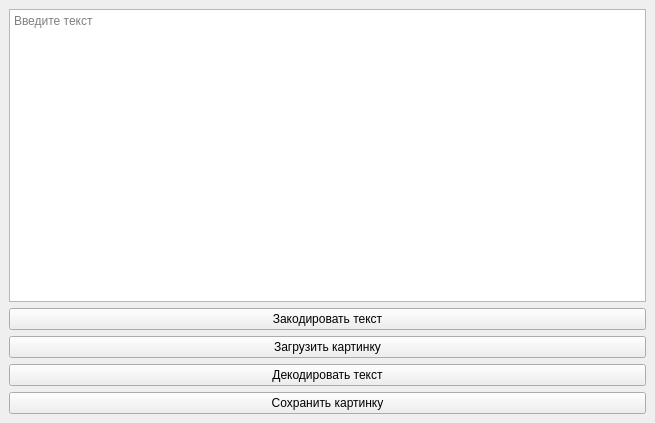
<?xml version="1.0" encoding="UTF-8"?>
<ui version="4.0">
 <class>MainWindow</class>
 <widget class="QMainWindow" name="MainWindow">
  <property name="geometry">
   <rect>
    <x>0</x>
    <y>0</y>
    <width>655</width>
    <height>423</height>
   </rect>
  </property>
  <property name="windowTitle">
   <string>MainWindow</string>
  </property>
  <property name="styleSheet">
   <string notr="true">QPushButton:hover{color: blue; font: bold 10pt;}</string>
  </property>
  <widget class="QWidget" name="centralwidget">
   <layout class="QVBoxLayout" name="verticalLayout">
    <item>
     <widget class="QPlainTextEdit" name="plainTextEdit">
      <property name="cursor" stdset="0">
       <cursorShape>IBeamCursor</cursorShape>
      </property>
      <property name="placeholderText">
       <string>Введите текст</string>
      </property>
     </widget>
    </item>
    <item>
     <widget class="QPushButton" name="pushButton_3">
      <property name="cursor">
       <cursorShape>UpArrowCursor</cursorShape>
      </property>
      <property name="text">
       <string>Закодировать текст</string>
      </property>
     </widget>
    </item>
    <item>
     <widget class="QPushButton" name="pushButton">
      <property name="cursor">
       <cursorShape>UpArrowCursor</cursorShape>
      </property>
      <property name="text">
       <string>Загрузить картинку</string>
      </property>
     </widget>
    </item>
    <item>
     <widget class="QPushButton" name="pushButton_4">
      <property name="cursor">
       <cursorShape>UpArrowCursor</cursorShape>
      </property>
      <property name="text">
       <string>Декодировать текст</string>
      </property>
     </widget>
    </item>
    <item>
     <widget class="QPushButton" name="pushButton_2">
      <property name="cursor">
       <cursorShape>UpArrowCursor</cursorShape>
      </property>
      <property name="text">
       <string>Сохранить картинку</string>
      </property>
     </widget>
    </item>
   </layout>
  </widget>
 </widget>
 <resources/>
 <connections/>
</ui>
